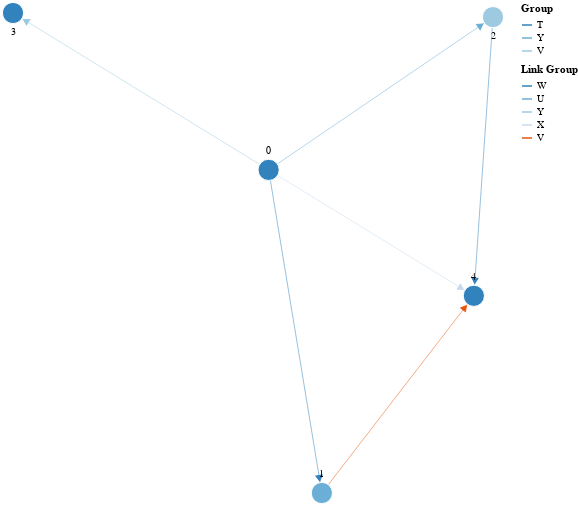

The cell this chart's notebook holds for it:
### Code cell
g = nx.generators.barabasi_albert_graph(5, 3)
def rand_group():
    possible = "TUVWXYZ"
    return random.sample(possible, 1)[0]

node_properties = {n: {"group": rand_group()} for n in g.nodes()}

pos = nx.fruchterman_reingold_layout(g)

edge_attributions = {e: {"group": rand_group()}
                    for e in g.edges()}

nx.set_node_attributes(g, node_properties)
nx.set_edge_attributes(g, edge_attributions)
nx.set_node_attributes(g, {k:f"n{i}" for i, k in enumerate(g.nodes)}, "label")

schema = plots.spring_force_graph(g, node_labels="label", layout=pos)
plots.save_schema(schema, "_schema.json")
plots.ipy_display(schema, format="interactive")

### Figure 1 — Vega specification as saved in the notebook (floating-point values rounded to 4 significant figures)
{"$schema": "https://vega.github.io/schema/vega/v5.json", "data": [{"name": "node-data", "on": [{"modify": "node.datum", "trigger": "fix.length == 2", "values": "{fixedx: fix[0], fixedy: fix[1]}"}, {"modify": "reset", "trigger": "reset", "values": "{fixedx: -100, fixedy: -100}"}], "values": [{"fixedx": -100, "fixedy": -100, "fx": -0.1509, "fy": -0.07088, "group": "T", "id": 0, "label": 0}, {"fixedx": -100, "fixedy": -100, "fx": 0.02588, "fy": 0.7506, "group": "Y", "id": 1, "label": 1}, {"fixedx": -100, "fixedy": -100, "fx": 0.5943, "fy": -0.4593, "group": "V", "id": 2, "label": 2}, {"fixedx": -100, "fixedy": -100, "fx": -1, "fy": -0.4698, "group": "T", "id": 3, "label": 3}, {"fixedx": -100, "fixedy": -100, "fx": 0.5307, "fy": 0.2493, "group": "T", "id": 4, "label": 4}]}, {"name": "link-data", "values": [{"group": "W", "source": 0, "target": 1}, {"group": "U", "source": 0, "target": 2}, {"group": "Y", "source": 0, "target": 3}, {"group": "X", "source": 0, "target": 4}, {"group": "V", "source": 1, "target": 4}, {"group": "W", "source": 2, "target": 4}]}], "description": "A node-link diagram with force-directed layout.", "height": 500, "legends": [{"stroke": "color", "symbolType": "stroke", "title": "Group"}, {"stroke": "colorlink", "symbolType": "stroke", "title": "Link Group"}], "marks": [{"encode": {"enter": {"fill": {"field": "group", "scale": "color"}, "stroke": {"value": "white"}}, "update": {"cursor": {"value": "pointer"}, "fx": {"signal": "datum.fixedx != -100 ? datum.fixedx  : (layoutdata ? scale('xscale', datum.fx) : null)"}, "fy": {"signal": "datum.fixedy != -100 ? datum.fixedy : (layoutdata ? scale('yscale', datum.fy) : null)"}, "size": {"signal": "2 * nodeRadius * nodeRadius"}}}, "from": {"data": "node-data"}, "name": "nodes", "transform": [{"forces": [{"force": "center", "x": {"signal": "cx"}, "y": {"signal": "cy"}}, {"force": "collide", "radius": {"signal": "nodeRadius"}}, {"force": "nbody", "strength": {"signal": "nodeCharge"}}, {"distance": {"signal": "linkDistance"}, "force": "link", "links": "link-data"}], "iterations": 300, "restart": {"signal": "restart"}, "signal": "force", "static": true, "type": "force"}], "type": "symbol", "zindex": 1}, {"encode": {"enter": {"align": {"value": "center"}, "baseline": {"value": "middle"}, "fill": {"value": "black"}, "fontSize": {"value": 10}, "text": {"field": "datum.label"}}, "update": {"x": {"field": "x"}, "y": {"field": "y"}}}, "from": {"data": "nodes"}, "interactive": false, "name": "labels", "transform": [{"anchor": ["top", "bottom", "right", "left"], "avoidMarks": ["nodes"], "offset": [1], "size": {"signal": "[width + 60, height]"}, "type": "label"}], "type": "text", "zindex": 2}, {"encode": {"update": {"stroke": {"field": "group", "scale": "colorlink"}, "strokeWidth": {"value": 0.5}}}, "from": {"data": "link-data"}, "interactive": false, "transform": [{"require": {"signal": "force"}, "shape": "line", "sourceX": "datum.source.x", "sourceY": "datum.source.y", "targetX": "datum.target.x", "targetY": "datum.target.y", "type": "linkpath"}], "type": "path"}, {"encode": {"enter": {"fill": {"field": "group", "scale": "colorlink"}, "shape": {"value": "triangle-right"}, "size": {"value": 40}, "stroke": {"field": "group", "scale": "colorlink"}}, "hover": {"opacity": {"value": 1}}, "update": {"x": {"field": "target.x"}, "y": {"field": "target.y"}}}, "from": {"data": "link-data"}, "name": "arrows", "transform": [{"as": "tan", "expr": "atan2((datum.datum.target.y-datum.datum.source.y),(datum.datum.target.x-datum.datum.source.x))", "type": "formula"}, {"as": "angle", "expr": "datum.tan*180/PI", "type": "formula"}, {"as": "y", "expr": "datum.datum.target.y - nodeRadius*sin(datum.tan)", "type": "formula"}, {"as": "x", "expr": "datum.datum.target.x - nodeRadius*cos(datum.tan)", "type": "formula"}], "type": "symbol", "zindex": {"value": 40}}], "padding": 0, "scales": [{"domain": {"data": "node-data", "field": "group"}, "name": "color", "range": {"scheme": "category20c"}, "type": "ordinal"}, {"domain": {"data": "link-data", "field": "group"}, "name": "colorlink", "range": {"scheme": "category20c"}, "type": "ordinal"}, {"domain": {"data": "node-data", "field": "fx"}, "name": "xscale", "range": [10, {"signal": "width - 10"}]}, {"domain": {"data": "node-data", "field": "fy"}, "name": "yscale", "range": [10, {"signal": "height - 10"}]}], "signals": [{"name": "cx", "update": "width / 2"}, {"name": "cy", "update": "height / 2"}, {"name": "nodeRadius", "value": 15}, {"name": "nodeCharge", "value": -80}, {"name": "linkDistance", "value": 80}, {"bind": {"input": "checkbox"}, "name": "layoutdata", "value": true}, {"description": "State variable for active node fix status.", "name": "fix", "on": [{"events": "symbol:mouseout[!event.buttons], window:mouseup", "update": "false"}, {"events": "symbol:mouseover", "update": "fix || true"}, {"events": "[symbol:mousedown, window:mouseup] > window:mousemove!", "force": true, "update": "xy()"}], "value": false}, {"description": "Unfix node", "name": "reset", "on": [{"events": "symbol:dblclick", "update": "item().datum"}], "value": null}, {"description": "Graph node most recently interacted with.", "name": "node", "on": [{"events": "symbol:mouseover", "update": "fix === true ? item() : node"}], "value": null}, {"description": "Flag to restart Force simulation upon data changes.", "name": "restart", "on": [{"events": {"signal": "fix"}, "update": "fix && fix.length"}, {"events": {"signal": "layoutdata"}, "update": "true"}, {"events": {"signal": "reset"}, "update": "true"}], "value": false}], "width": 500}
